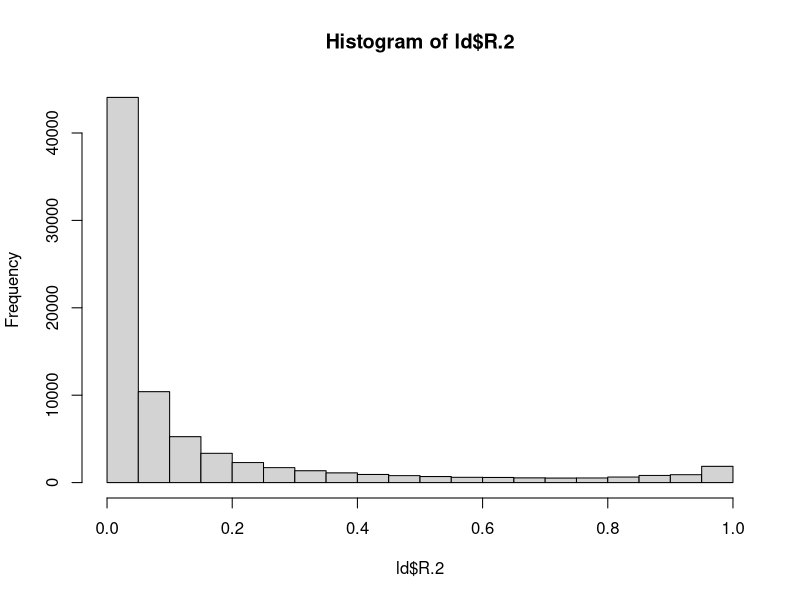

Write the R code that produced this figure. (Note: this script raises an error after producing the figure.)
### KE Lotterhos
### 20181024
### plot moving average

setwd("/Users/katie/Desktop/OysterGenomeProject/popstructureOutliers/LDanalysis")

ld <- read.csv("geno_ld_window_500-500.csv")

str(ld)
ld$R.2 <- as.numeric(as.character(ld$R.2))
chrs <- levels(ld$CHR)

hist(ld$R.2)

bob<-c()
for (i in 1:length(chrs)){
  ld_sub <- ld %>% filter(CHR==chrs[i])
  print(c(chrs[i], (max(ld_sub$POS1) - min(ld_sub$POS1))/10^6))
  bob[i]<- (max(ld_sub$POS1) - min(ld_sub$POS1))/2500
}
100*10^6/2500
1*10^6/2500
sum(bob)
#

for (i in 1:length(chrs)){

  ld_sub <- ld %>% filter(CHR==chrs[i])
  ld_sub <- ld_sub[order(ld_sub$POS1),]
  cat(chrs[i], "Number loci in LD calculation:", nrow(ld_sub), "\n")
  window_size <- 10000
  ld_sub$movave <- mov_ave(ld_sub$POS1, ld_sub$R.2,  window_size)

  d <- ggplot(ld_sub, aes(POS1, R.2))
  d2 <- ggplot(ld_sub, aes(POS1, movave))
  
  pdf(paste0(chrs[i],"_LDplot_500-500_",nrow(ld_sub),".pdf"), width=20, height=5)
  layout(1)
  par(mar=c(3,4,3,1))
  #plot(ld_sub$POS1, ld_sub$R.2)
  print(d + geom_hex(binwidth = c(200000, 0.05)) + 
    labs(x=paste(chrs[i], nrow(ld_sub)), 
         y = "R^2 for 5000-5000") +
    ylim(c(0,1))
  )
  # first element of bin width is bp
  
  #plot(ld_sub$POS1, ld_sub$movave, pch=19, col=rgb(0,0,1,0.1),
  #     main = paste(i, chrs[i]))
  print(d2 + geom_hex(binwidth = c(200000, 0.05)) +
  labs(x=paste(chrs[i], nrow(ld_sub)), 
       y = paste("R^2 for 5000-5000 moving window",
                              window_size)) +
    ylim(c(0,1))
  )
  
  dev.off()
}


###


mov_ave <- function(x_pos, y_response, window_size_bp){
  
  getmeanwindow <- function(j){
    lower <- (x_pos[j]-window_size_bp)
    upper <- (x_pos[j]+window_size_bp)
    return(mean(y_response[which( x_pos < upper & x_pos > lower)]))
  }
  
  return(sapply(1:length(x_pos), getmeanwindow))
}


